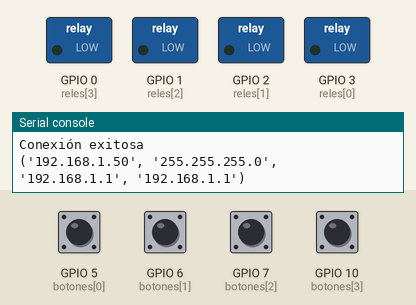
Bench run of a program on a simulated ESP32 board running MicroPython. On the bench: switched loads named in the program (green lamp = pin HIGH), the last lines printed to the serial console. The test bench sets the inputs (shaded band); at power-on: GPIO 5 (botones[0]), GPIO 6 (botones[1]), GPIO 7 (botones[2]), GPIO 10 (botones[3]) LOW. WiFi joins after 1.5 s.

Above: at 2.7 s.
2.8 s: GPIO 5 (botones[0]) pulled HIGH for 0.15 s
At 3.7 s:
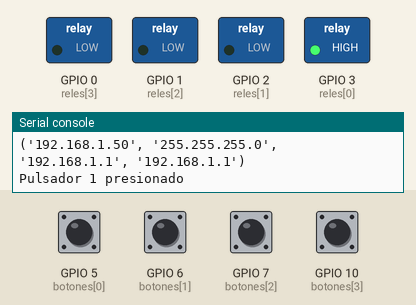
4.4 s: GPIO 6 (botones[1]) pulled HIGH for 0.15 s
At 4.7 s:
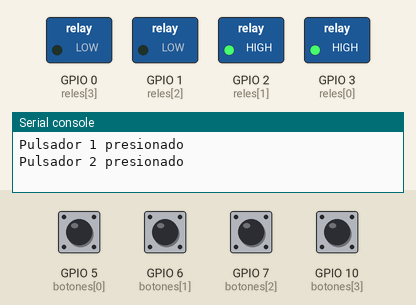
6.0 s: GPIO 7 (botones[2]) pulled HIGH for 0.15 s
At 7.3 s:
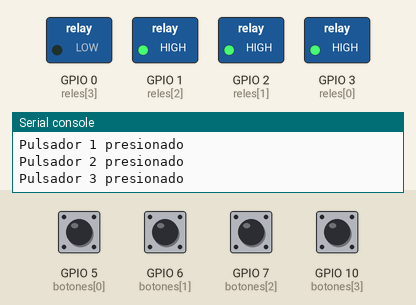
7.6 s: GPIO 10 (botones[3]) pulled HIGH for 0.15 s
At 8.6 s:
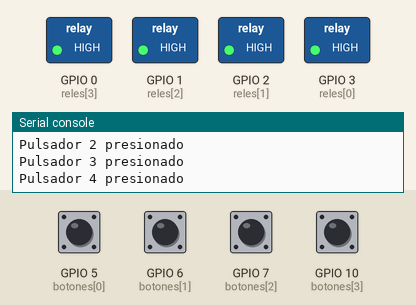
9.2 s: GPIO 5 (botones[0]) pulled HIGH for 1 s
At 9.6 s:
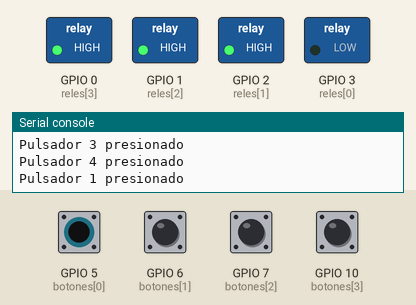
11.7 s: GPIO 6 (botones[1]) pulled HIGH for 1 s
At 13.1 s:
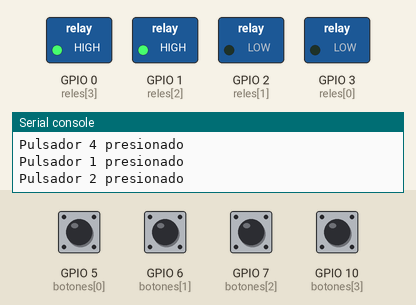
Timing chart, 0 to 14.7 s (numbered marks = the images above; inputs shaded):
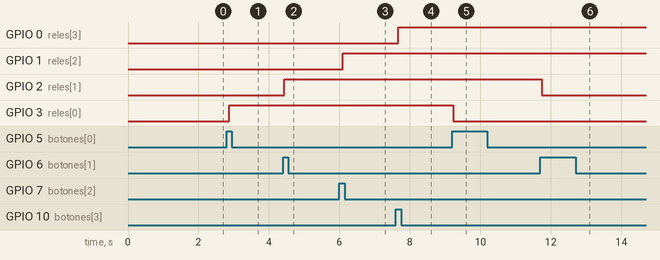

The program:

relays_web_pulsadores.py
```python
try:
    import usocket as socket
except:
    import socket

from machine import Pin
import network
import time
import gc

gc.collect()

# Conexión WiFi
ssid = 'E13'
password = 'elias1983'

station = network.WLAN(network.STA_IF)
station.active(True)
station.connect(ssid, password)

while not station.isconnected():
    pass

print('Conexión exitosa')
print(station.ifconfig())

# Configurar 4 relés y 4 botones físicos
reles = [Pin(pin, Pin.OUT) for pin in [3, 2, 1, 0]]
botones = [Pin(pin, Pin.IN, Pin.PULL_DOWN) for pin in [5, 6, 7, 10]]

# Inicializar relés apagados (rele.value(0) = apagado)
for rele in reles:
    rele.value(0)

estado_anterior = [0, 0, 0, 0]

# Página web con AJAX sincronizado
def web_page():
    checks = ['checked' if rele.value() == 1 else '' for rele in reles]

    html = """<html>
<head>
<meta charset="UTF-8">
<meta name="viewport" content="width=device-width, initial-scale=1">
<style>
body {
  font-family: Arial;
  text-align: center;
  padding-top: 30px;
  background-color: #f0f0f0;
}
.grid {
  display: grid;
  grid-template-columns: repeat(2, 1fr);
  gap: 30px;
  justify-items: center;
  max-width: 500px;
  margin: 0 auto;
}
.switch {
  position: relative;
  display: inline-block;
  width: 120px;
  height: 70px;
}
.switch input { display: none; }
.slider {
  position: absolute;
  top: 0; left: 0; right: 0; bottom: 0;
  background-color: #2196F3;
  border-radius: 40px;
  transition: background-color 0.4s;
}
.slider:before {
  position: absolute;
  content: "";
  height: 50px;
  width: 50px;
  left: 10px;
  bottom: 10px;
  background-color: white;
  transition: .4s;
  border-radius: 50%;
}
input:checked + .slider {
  background-color: red;
}
input:checked + .slider:before {
  transform: translateX(50px);
}
.estado {
  font-size: 20px;
  margin-top: 10px;
}
</style>

<script>
function toggleCheckbox(idx, element) {
    var xhr = new XMLHttpRequest();
    var estado = element.checked ? "on" : "off";
    xhr.open("GET", "/?rele=" + idx + "&estado=" + estado, true);
    xhr.send();
}

setInterval(function() {
    var xhr = new XMLHttpRequest();
    xhr.onreadystatechange = function() {
        if (xhr.readyState == XMLHttpRequest.DONE) {
            var estados = xhr.responseText.trim().split(",");
            for (let i = 0; i < 4; i++) {
                var checkbox = document.getElementById("rele" + i);
                checkbox.checked = (estados[i] === "1");
                document.getElementById("estado" + i).innerText = checkbox.checked ? "Encendido" : "Apagado";
            }
        }
    }
    xhr.open("GET", "/estados", true);
    xhr.send();
}, 1000);
</script>
</head>
<body>
<h1>Control de 4 Relés</h1>
<div class="grid">
""" + "".join(f"""
  <div>
    <label class="switch">
      <input type="checkbox" id="rele{i}" onchange="toggleCheckbox({i}, this)" {checks[i]}>
      <span class="slider"></span>
    </label>
    <div class="estado" id="estado{i}">{'Encendido' if checks[i] else 'Apagado'}</div>
    <div>Relé {i+1}</div>
  </div>
""" for i in range(4)) + """
</div>
</body>
</html>
"""
    return html

# Servidor web
s = socket.socket(socket.AF_INET, socket.SOCK_STREAM)
s.bind(('', 80))
s.listen(5)
s.settimeout(0.1)

while True:
    try:
        for i in range(4):
            actual = botones[i].value()
            if actual == 1 and estado_anterior[i] == 0:
                print(f"Pulsador {i+1} presionado")
                reles[i].value(0 if reles[i].value() == 1 else 1)
                time.sleep(0.2)
            estado_anterior[i] = actual

        try:
            conn, addr = s.accept()
            conn.settimeout(3.0)
            print('Conexión de', addr)
            request = conn.recv(1024)
            conn.settimeout(None)
            request = str(request)
            print('Petición:', request)

            if '/?rele=' in request:
                try:
                    idx = int(request.split("rele=")[1].split("&")[0])
                    estado = request.split("estado=")[1].split(" ")[0]
                    if 0 <= idx < 4:
                        reles[idx].value(1 if estado == "on" else 0)
                        print(f"Relé {idx+1} desde web: {estado}")
                except:
                    pass

            if '/estados' in request:
                estados = [str(rele.value()) for rele in reles]
                conn.send('HTTP/1.1 200 OK\n')
                conn.send('Content-Type: text/plain; charset=utf-8\n')
                conn.send('Connection: close\n\n')
                conn.sendall(",".join(estados))
                conn.close()
                continue

            response = web_page()
            conn.send('HTTP/1.1 200 OK\n')
            conn.send('Content-Type: text/html; charset=utf-8\n')
            conn.send('Connection: close\n\n')
            conn.sendall(response)
            conn.close()

        except OSError:
            pass

    except Exception as e:
        print("Error general:", e)
        time.sleep(1)
```

Measured:
- after the input at 2.8 s, GPIO 3 (reles[0]): LOW → HIGH after 0.07 s
- after the input at 4.4 s, GPIO 2 (reles[1]): LOW → HIGH at once
- after the input at 6.0 s, GPIO 1 (reles[2]): LOW → HIGH after 0.10 s
- after the input at 7.6 s, GPIO 0 (reles[3]): LOW → HIGH after 0.07 s
- after the input at 9.2 s, GPIO 3 (reles[0]): HIGH → LOW at once
- after the input at 11.7 s, GPIO 2 (reles[1]): HIGH → LOW at once
